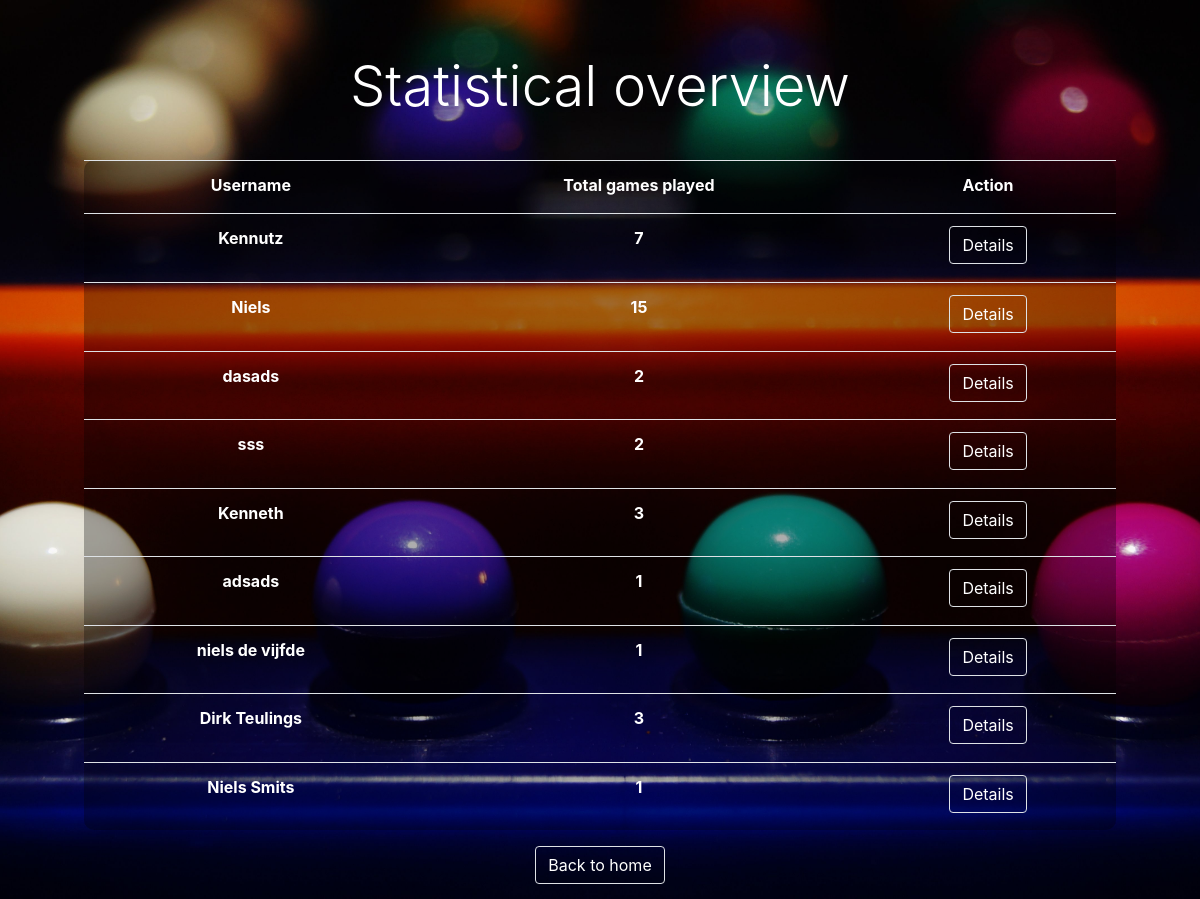
The app's page /statistics with its own data.
### tables this page shows
CREATE TABLE `Game` (
  `id` INTEGER PRIMARY KEY AUTOINCREMENT NOT NULL,
  `username` VARCHAR(45) NOT NULL,
  `guess_amount` INTEGER NOT NULL,
  `has_cheated` TINYINT NOT NULL,
  `start_time` DATETIME NOT NULL
);

### Main.py (the view)
@app.route('/statistics')
def statistics():
    rows = controller.get_total_turn_amount_all()
    return render_template('statistics.html', rows=enumerate(rows))

### controllers/MainController.py (called while the page is built)
    def get_total_turn_amount_all(self):
        db = DB()
        rows = db.query(
            'SELECT distinct(username), count(username)FROM Game where guess_amount != 0 group by username order by guess_amount')
        db.close()
        return rows

### models/DB.py (called while the page is built)
    def open_db(self):
        self.db = sqlite3.connect(os.path.abspath('./mastermind.db'))
        self.cursor = self.db.cursor()
        self.connected = True

    def query(self, query, bindings=None):
        self.open_db()
        curs = self.db.cursor()
        if bindings:
            curs.execute(query, bindings)
        else:
            curs.execute(query)
        return curs.fetchall()

    def close(self):
        self.db.commit()
        self.db.close()
        self.connected = False

### templates/statistics.html (shortened to what this page needs)
<!DOCTYPE html>
<html lang="en">
<head>
    <link rel="stylesheet" href="https://stackpath.bootstrapcdn.com/bootstrap/4.3.1/css/bootstrap.min.css"
>
    <link rel="stylesheet" href="{{ url_for('static', filename='css/main.css') }}">
</head>
<body>
<section id="cover" class="min-vh-100">
    <div class="container padding45px">
        <h1 class="display-4 py-2 text-truncate text-white text-center">Statistical overview</h1>
        <div class="row text-white">
            <div class="col-xl-12 col-lg-12 col-md-12 col-sm-12 mx-auto text-center form p-4">
                <table class="table text-white lightdarkbg">
                    <tr>
                        <th>
                            Username
                        </th>
                        <th>
                            Total games played
                        </th>
                        <th>
                            Action
                        </th>
                    </tr>
                    {% for i, row in rows%}
                    <tr class="text-white">
                        <th>
                            {{row[0]}}
                        </th>
                        <th>
                            {{row[1]}}
                        </th>
                        <th>
                            <a class="text-decoration-none" href="/statistics/{{row[0]}}">
                                <button class="btn text-white border">
                                    Details
                                </button>
                            </a>
                        </th>
                    </tr>
                    {% endfor %}
                </table>
                <a class="text-decoration-none" href="/">
                    <button class="btn text-white border">
                        Back to home
                    </button>
                </a>
            </div>
        </div>
    </div>
</section>
</body>
</html>

### static/css/main.css (style rules this page uses)
#cover { display: flex; flex-direction: column; justify-content: center; align-items: center; position: relative; background: url('/static/images/mastermind_bg.jpg') no-repeat center; background-size: cover; width: 100%; height: 100%; }
.lightdarkbg { content: ''; height: 100%; left: 0; top: 0; width: 100%; background-color: rgba(0, 0, 0, 0.3); z-index: -1; border-radius: 10px; }
.padding45px { padding: 45px; }

### records on screen
Game: username "Niels", id "15"
Game: username "sss", guess_amount "2"

### other values on screen
{{ row[0] }} "Kennutz" "dasads" "Kenneth" "adsads" "niels de vijfde" "Dirk Teulings" "Niels Smits"
{{ row[1] }} "7" "2" "3" "1" "1" "3" "1"
